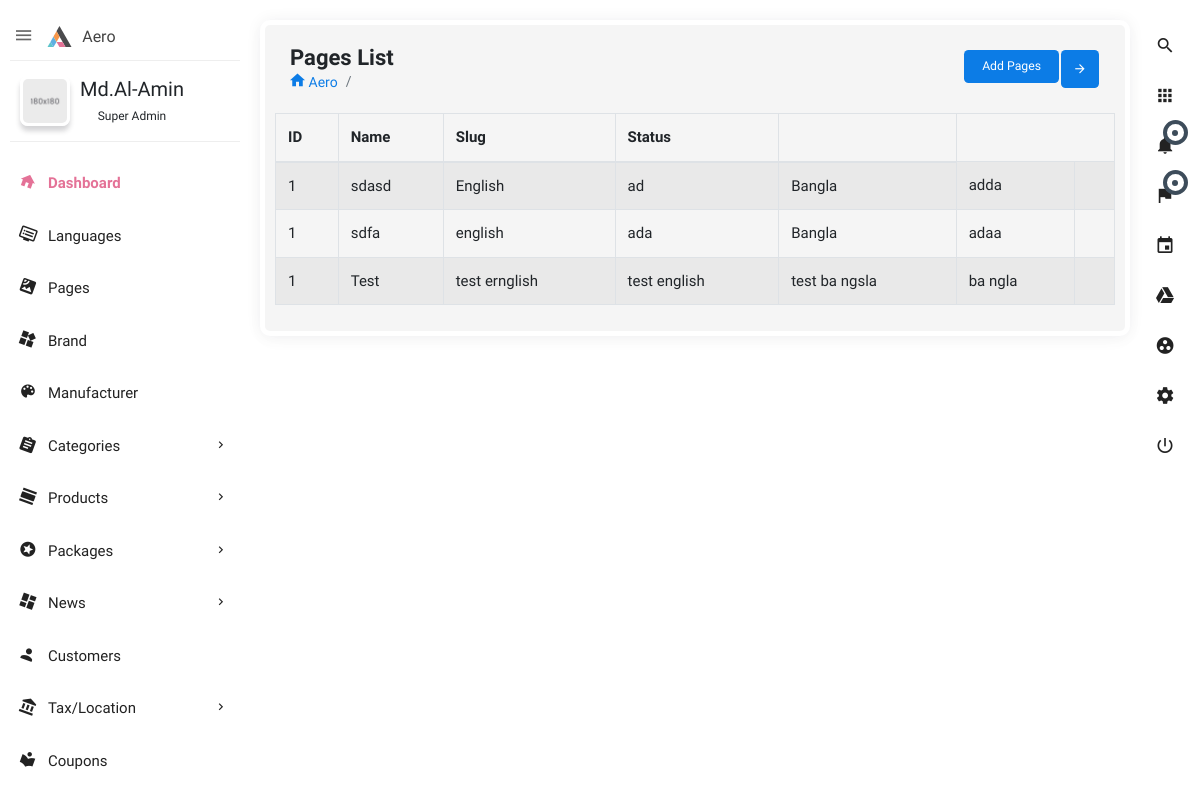
The app's page /home/Pages-list with its own data.
### pages/models.py (models this page shows, shortened)
class Pages(models.Model):
    page_slug = models.CharField(max_length=50, blank=True, null=True)
    page_name_english = models.CharField(max_length=20)
    description_english = models.CharField( max_length=20, blank=True, null=True)
    page_name_bangla = models.CharField(max_length=20)
    description_bangla = models.CharField(max_length=20, blank=True, null=True)

### pages/views.py (the view)
# urls.py: path('Pages-list',  views.list, name='l_list'),
def list(request):
    lists = Pages.objects.all()
    args = {'lists': lists}
    return render(request, 'Pages/list.html', args)

### pages/templates/pages/list.html
{% extends 'base.html' %}
{% load static %}
{% block main_content %}
<section class="content">
    <div class="block-header">
        <div class="row">
            <div class="col-lg-7 col-md-6 col-sm-12">
                <h2>Pages List</h2>
                <ul class="breadcrumb">
                    <li class="breadcrumb-item"><a href="index.html"><i class="zmdi zmdi-home"></i> Aero</a></li>
                    <li class="breadcrumb-item active"></li>
                </ul>
            </div>
            <div class="col-lg-5 col-md-6 col-sm-12">
                <button class="btn btn-primary btn-icon float-right right_icon_toggle_btn" type="button"><i
                        class="zmdi zmdi-arrow-right"></i></button>
                <div class="box-footer text-right">
                    <a href="/home/pages">
                        <button type="button" class="btn btn-primary">Add Pages</button>
                    </a>
                </div>
            </div>
        </div>
    </div>
    <table id="example1" class="table table-bordered table-striped">
        <thead>
            <tr>
                <th>ID</th>
                <th>Name</th>
                <th>Slug</th>
                <th>Status</th>
                <th></th>
            </tr>
        </thead>
        <tbody>
            {% for list in lists%}
            <tr>
                <td>1</td>
                <td>{{list.page_slug}}</td>
                <td>{{list.page_name_english}}</td>
                <td>{{list.description_english}}</td>
                <td>{{list.page_name_bangla}}</td>
                <td>{{list.description_bangla}}</td>
                <td>
                </td>
            </tr>
            {% endfor %}
        </tbody>
    </table>
</section>
{% endblock main_content %}

### records on screen
Pages: page_slug "sdasd", page_name_english "English", description_english "ad", page_name_bangla "Bangla", description_bangla "adda"
Pages: page_slug "sdfa", page_name_english "english", description_english "ada", page_name_bangla "Bangla", description_bangla "adaa"
Pages: page_slug "Test", page_name_english "test ernglish", description_english "test english", page_name_bangla "test ba ngsla", description_bangla "ba ngla"
